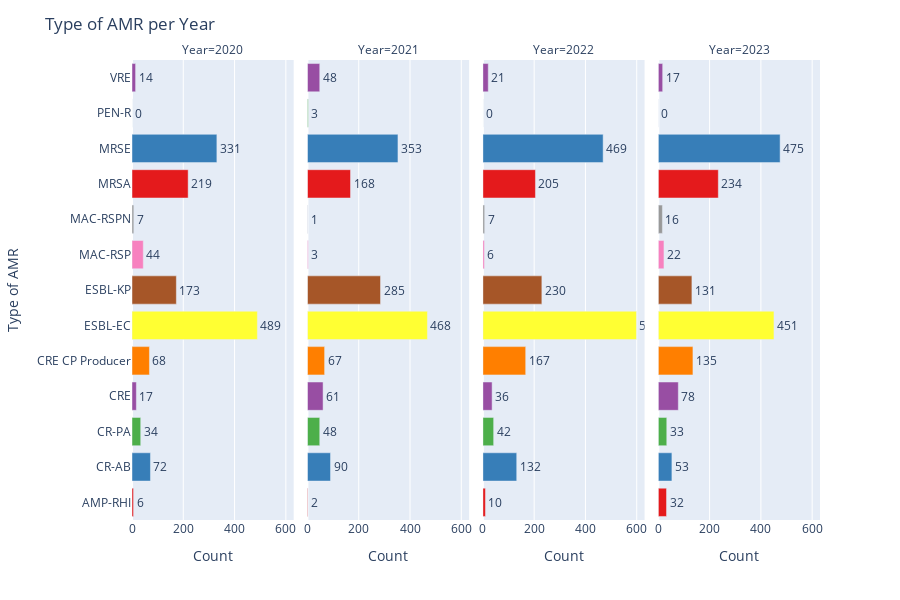

Source (notebook cell):
### Code cell
plot_df = []

for yr in yrs:
    yr = int(yr)
    subset = df[df["Year"] == yr].value_counts("Type of AMR")
    subset = subset.reindex(all_amrs, fill_value=0).reset_index()
    subset.columns = ["Type of AMR", "Count"]
    subset["Year"] = yr
    plot_df.append(subset)

plot_df = pd.concat(plot_df, ignore_index=True)

# Plotly Express faceted bar chart
fig = px.bar(
    plot_df,
    x="Count",
    y="Type of AMR",
    facet_col="Year",
    orientation="h",
    color="Type of AMR",
    text="Count",
    color_discrete_sequence=px.colors.qualitative.Set1
)

# Layout adjustments
fig.update_layout(
    height=600,
    title="Type of AMR per Year",
    showlegend=False
)

# Value labels outside bars
fig.update_traces(textposition='outside')

# Consistent y-axis category order
fig.update_yaxes(categoryorder='array', categoryarray=all_amrs)

fig.show()

### Figure 1 — Plotly figure (JSON) as saved in the notebook; plotly's stock layout.template omitted (floating-point values rounded to 4 significant figures)
{"data": [{"alignmentgroup": "True", "hovertemplate": "Type of AMR=%{y}<br>Year=2020<br>Count=%{text}<extra></extra>", "legendgroup": "AMP-RHI", "marker": {"color": "rgb(228,26,28)", "pattern": {"shape": ""}}, "name": "AMP-RHI", "offsetgroup": "AMP-RHI", "orientation": "h", "showlegend": true, "text": [6], "textposition": "outside", "type": "bar", "x": [6], "xaxis": "x", "y": ["AMP-RHI"], "yaxis": "y"}, {"alignmentgroup": "True", "hovertemplate": "Type of AMR=%{y}<br>Year=2021<br>Count=%{text}<extra></extra>", "legendgroup": "AMP-RHI", "marker": {"color": "rgb(228,26,28)", "pattern": {"shape": ""}}, "name": "AMP-RHI", "offsetgroup": "AMP-RHI", "orientation": "h", "showlegend": false, "text": [2], "textposition": "outside", "type": "bar", "x": [2], "xaxis": "x2", "y": ["AMP-RHI"], "yaxis": "y2"}, {"alignmentgroup": "True", "hovertemplate": "Type of AMR=%{y}<br>Year=2022<br>Count=%{text}<extra></extra>", "legendgroup": "AMP-RHI", "marker": {"color": "rgb(228,26,28)", "pattern": {"shape": ""}}, "name": "AMP-RHI", "offsetgroup": "AMP-RHI", "orientation": "h", "showlegend": false, "text": [10], "textposition": "outside", "type": "bar", "x": [10], "xaxis": "x3", "y": ["AMP-RHI"], "yaxis": "y3"}, {"alignmentgroup": "True", "hovertemplate": "Type of AMR=%{y}<br>Year=2023<br>Count=%{text}<extra></extra>", "legendgroup": "AMP-RHI", "marker": {"color": "rgb(228,26,28)", "pattern": {"shape": ""}}, "name": "AMP-RHI", "offsetgroup": "AMP-RHI", "orientation": "h", "showlegend": false, "text": [32], "textposition": "outside", "type": "bar", "x": [32], "xaxis": "x4", "y": ["AMP-RHI"], "yaxis": "y4"}, {"alignmentgroup": "True", "hovertemplate": "Type of AMR=%{y}<br>Year=2020<br>Count=%{text}<extra></extra>", "legendgroup": "CR-AB", "marker": {"color": "rgb(55,126,184)", "pattern": {"shape": ""}}, "name": "CR-AB", "offsetgroup": "CR-AB", "orientation": "h", "showlegend": true, "text": [72], "textposition": "outside", "type": "bar", "x": [72], "xaxis": "x", "y": ["CR-AB"], "yaxis": "y"}, {"alignmentgroup": "True", "hovertemplate": "Type of AMR=%{y}<br>Year=2021<br>Count=%{text}<extra></extra>", "legendgroup": "CR-AB", "marker": {"color": "rgb(55,126,184)", "pattern": {"shape": ""}}, "name": "CR-AB", "offsetgroup": "CR-AB", "orientation": "h", "showlegend": false, "text": [90], "textposition": "outside", "type": "bar", "x": [90], "xaxis": "x2", "y": ["CR-AB"], "yaxis": "y2"}, {"alignmentgroup": "True", "hovertemplate": "Type of AMR=%{y}<br>Year=2022<br>Count=%{text}<extra></extra>", "legendgroup": "CR-AB", "marker": {"color": "rgb(55,126,184)", "pattern": {"shape": ""}}, "name": "CR-AB", "offsetgroup": "CR-AB", "orientation": "h", "showlegend": false, "text": [132], "textposition": "outside", "type": "bar", "x": [132], "xaxis": "x3", "y": ["CR-AB"], "yaxis": "y3"}, {"alignmentgroup": "True", "hovertemplate": "Type of AMR=%{y}<br>Year=2023<br>Count=%{text}<extra></extra>", "legendgroup": "CR-AB", "marker": {"color": "rgb(55,126,184)", "pattern": {"shape": ""}}, "name": "CR-AB", "offsetgroup": "CR-AB", "orientation": "h", "showlegend": false, "text": [53], "textposition": "outside", "type": "bar", "x": [53], "xaxis": "x4", "y": ["CR-AB"], "yaxis": "y4"}, {"alignmentgroup": "True", "hovertemplate": "Type of AMR=%{y}<br>Year=2020<br>Count=%{text}<extra></extra>", "legendgroup": "CR-PA", "marker": {"color": "rgb(77,175,74)", "pattern": {"shape": ""}}, "name": "CR-PA", "offsetgroup": "CR-PA", "orientation": "h", "showlegend": true, "text": [34], "textposition": "outside", "type": "bar", "x": [34], "xaxis": "x", "y": ["CR-PA"], "yaxis": "y"}, {"alignmentgroup": "True", "hovertemplate": "Type of AMR=%{y}<br>Year=2021<br>Count=%{text}<extra></extra>", "legendgroup": "CR-PA", "marker": {"color": "rgb(77,175,74)", "pattern": {"shape": ""}}, "name": "CR-PA", "offsetgroup": "CR-PA", "orientation": "h", "showlegend": false, "text": [48], "textposition": "outside", "type": "bar", "x": [48], "xaxis": "x2", "y": ["CR-PA"], "yaxis": "y2"}, {"alignmentgroup": "True", "hovertemplate": "Type of AMR=%{y}<br>Year=2022<br>Count=%{text}<extra></extra>", "legendgroup": "CR-PA", "marker": {"color": "rgb(77,175,74)", "pattern": {"shape": ""}}, "name": "CR-PA", "offsetgroup": "CR-PA", "orientation": "h", "showlegend": false, "text": [42], "textposition": "outside", "type": "bar", "x": [42], "xaxis": "x3", "y": ["CR-PA"], "yaxis": "y3"}, {"alignmentgroup": "True", "hovertemplate": "Type of AMR=%{y}<br>Year=2023<br>Count=%{text}<extra></extra>", "legendgroup": "CR-PA", "marker": {"color": "rgb(77,175,74)", "pattern": {"shape": ""}}, "name": "CR-PA", "offsetgroup": "CR-PA", "orientation": "h", "showlegend": false, "text": [33], "textposition": "outside", "type": "bar", "x": [33], "xaxis": "x4", "y": ["CR-PA"], "yaxis": "y4"}, {"alignmentgroup": "True", "hovertemplate": "Type of AMR=%{y}<br>Year=2020<br>Count=%{text}<extra></extra>", "legendgroup": "CRE", "marker": {"color": "rgb(152,78,163)", "pattern": {"shape": ""}}, "name": "CRE", "offsetgroup": "CRE", "orientation": "h", "showlegend": true, "text": [17], "textposition": "outside", "type": "bar", "x": [17], "xaxis": "x", "y": ["CRE"], "yaxis": "y"}, {"alignmentgroup": "True", "hovertemplate": "Type of AMR=%{y}<br>Year=2021<br>Count=%{text}<extra></extra>", "legendgroup": "CRE", "marker": {"color": "rgb(152,78,163)", "pattern": {"shape": ""}}, "name": "CRE", "offsetgroup": "CRE", "orientation": "h", "showlegend": false, "text": [61], "textposition": "outside", "type": "bar", "x": [61], "xaxis": "x2", "y": ["CRE"], "yaxis": "y2"}, {"alignmentgroup": "True", "hovertemplate": "Type of AMR=%{y}<br>Year=2022<br>Count=%{text}<extra></extra>", "legendgroup": "CRE", "marker": {"color": "rgb(152,78,163)", "pattern": {"shape": ""}}, "name": "CRE", "offsetgroup": "CRE", "orientation": "h", "showlegend": false, "text": [36], "textposition": "outside", "type": "bar", "x": [36], "xaxis": "x3", "y": ["CRE"], "yaxis": "y3"}, {"alignmentgroup": "True", "hovertemplate": "Type of AMR=%{y}<br>Year=2023<br>Count=%{text}<extra></extra>", "legendgroup": "CRE", "marker": {"color": "rgb(152,78,163)", "pattern": {"shape": ""}}, "name": "CRE", "offsetgroup": "CRE", "orientation": "h", "showlegend": false, "text": [78], "textposition": "outside", "type": "bar", "x": [78], "xaxis": "x4", "y": ["CRE"], "yaxis": "y4"}, {"alignmentgroup": "True", "hovertemplate": "Type of AMR=%{y}<br>Year=2020<br>Count=%{text}<extra></extra>", "legendgroup": "CRE CP Producer", "marker": {"color": "rgb(255,127,0)", "pattern": {"shape": ""}}, "name": "CRE CP Producer", "offsetgroup": "CRE CP Producer", "orientation": "h", "showlegend": true, "text": [68], "textposition": "outside", "type": "bar", "x": [68], "xaxis": "x", "y": ["CRE CP Producer"], "yaxis": "y"}, {"alignmentgroup": "True", "hovertemplate": "Type of AMR=%{y}<br>Year=2021<br>Count=%{text}<extra></extra>", "legendgroup": "CRE CP Producer", "marker": {"color": "rgb(255,127,0)", "pattern": {"shape": ""}}, "name": "CRE CP Producer", "offsetgroup": "CRE CP Producer", "orientation": "h", "showlegend": false, "text": [67], "textposition": "outside", "type": "bar", "x": [67], "xaxis": "x2", "y": ["CRE CP Producer"], "yaxis": "y2"}, {"alignmentgroup": "True", "hovertemplate": "Type of AMR=%{y}<br>Year=2022<br>Count=%{text}<extra></extra>", "legendgroup": "CRE CP Producer", "marker": {"color": "rgb(255,127,0)", "pattern": {"shape": ""}}, "name": "CRE CP Producer", "offsetgroup": "CRE CP Producer", "orientation": "h", "showlegend": false, "text": [167], "textposition": "outside", "type": "bar", "x": [167], "xaxis": "x3", "y": ["CRE CP Producer"], "yaxis": "y3"}, {"alignmentgroup": "True", "hovertemplate": "Type of AMR=%{y}<br>Year=2023<br>Count=%{text}<extra></extra>", "legendgroup": "CRE CP Producer", "marker": {"color": "rgb(255,127,0)", "pattern": {"shape": ""}}, "name": "CRE CP Producer", "offsetgroup": "CRE CP Producer", "orientation": "h", "showlegend": false, "text": [135], "textposition": "outside", "type": "bar", "x": [135], "xaxis": "x4", "y": ["CRE CP Producer"], "yaxis": "y4"}, {"alignmentgroup": "True", "hovertemplate": "Type of AMR=%{y}<br>Year=2020<br>Count=%{text}<extra></extra>", "legendgroup": "ESBL-EC", "marker": {"color": "rgb(255,255,51)", "pattern": {"shape": ""}}, "name": "ESBL-EC", "offsetgroup": "ESBL-EC", "orientation": "h", "showlegend": true, "text": [489], "textposition": "outside", "type": "bar", "x": [489], "xaxis": "x", "y": ["ESBL-EC"], "yaxis": "y"}, {"alignmentgroup": "True", "hovertemplate": "Type of AMR=%{y}<br>Year=2021<br>Count=%{text}<extra></extra>", "legendgroup": "ESBL-EC", "marker": {"color": "rgb(255,255,51)", "pattern": {"shape": ""}}, "name": "ESBL-EC", "offsetgroup": "ESBL-EC", "orientation": "h", "showlegend": false, "text": [468], "textposition": "outside", "type": "bar", "x": [468], "xaxis": "x2", "y": ["ESBL-EC"], "yaxis": "y2"}, {"alignmentgroup": "True", "hovertemplate": "Type of AMR=%{y}<br>Year=2022<br>Count=%{text}<extra></extra>", "legendgroup": "ESBL-EC", "marker": {"color": "rgb(255,255,51)", "pattern": {"shape": ""}}, "name": "ESBL-EC", "offsetgroup": "ESBL-EC", "orientation": "h", "showlegend": false, "text": [599], "textposition": "outside", "type": "bar", "x": [599], "xaxis": "x3", "y": ["ESBL-EC"], "yaxis": "y3"}, {"alignmentgroup": "True", "hovertemplate": "Type of AMR=%{y}<br>Year=2023<br>Count=%{text}<extra></extra>", "legendgroup": "ESBL-EC", "marker": {"color": "rgb(255,255,51)", "pattern": {"shape": ""}}, "name": "ESBL-EC", "offsetgroup": "ESBL-EC", "orientation": "h", "showlegend": false, "text": [451], "textposition": "outside", "type": "bar", "x": [451], "xaxis": "x4", "y": ["ESBL-EC"], "yaxis": "y4"}, {"alignmentgroup": "True", "hovertemplate": "Type of AMR=%{y}<br>Year=2020<br>Count=%{text}<extra></extra>", "legendgroup": "ESBL-KP", "marker": {"color": "rgb(166,86,40)", "pattern": {"shape": ""}}, "name": "ESBL-KP", "offsetgroup": "ESBL-KP", "orientation": "h", "showlegend": true, "text": [173], "textposition": "outside", "type": "bar", "x": [173], "xaxis": "x", "y": ["ESBL-KP"], "yaxis": "y"}, {"alignmentgroup": "True", "hovertemplate": "Type of AMR=%{y}<br>Year=2021<br>Count=%{text}<extra></extra>", "legendgroup": "ESBL-KP", "marker": {"color": "rgb(166,86,40)", "pattern": {"shape": ""}}, "name": "ESBL-KP", "offsetgroup": "ESBL-KP", "orientation": "h", "showlegend": false, "text": [285], "textposition": "outside", "type": "bar", "x": [285], "xaxis": "x2", "y": ["ESBL-KP"], "yaxis": "y2"}, {"alignmentgroup": "True", "hovertemplate": "Type of AMR=%{y}<br>Year=2022<br>Count=%{text}<extra></extra>", "legendgroup": "ESBL-KP", "marker": {"color": "rgb(166,86,40)", "pattern": {"shape": ""}}, "name": "ESBL-KP", "offsetgroup": "ESBL-KP", "orientation": "h", "showlegend": false, "text": [230], "textposition": "outside", "type": "bar", "x": [230], "xaxis": "x3", "y": ["ESBL-KP"], "yaxis": "y3"}, {"alignmentgroup": "True", "hovertemplate": "Type of AMR=%{y}<br>Year=2023<br>Count=%{text}<extra></extra>", "legendgroup": "ESBL-KP", "marker": {"color": "rgb(166,86,40)", "pattern": {"shape": ""}}, "name": "ESBL-KP", "offsetgroup": "ESBL-KP", "orientation": "h", "showlegend": false, "text": [131], "textposition": "outside", "type": "bar", "x": [131], "xaxis": "x4", "y": ["ESBL-KP"], "yaxis": "y4"}, {"alignmentgroup": "True", "hovertemplate": "Type of AMR=%{y}<br>Year=2020<br>Count=%{text}<extra></extra>", "legendgroup": "MAC-RSP", "marker": {"color": "rgb(247,129,191)", "pattern": {"shape": ""}}, "name": "MAC-RSP", "offsetgroup": "MAC-RSP", "orientation": "h", "showlegend": true, "text": [44], "textposition": "outside", "type": "bar", "x": [44], "xaxis": "x", "y": ["MAC-RSP"], "yaxis": "y"}, {"alignmentgroup": "True", "hovertemplate": "Type of AMR=%{y}<br>Year=2021<br>Count=%{text}<extra></extra>", "legendgroup": "MAC-RSP", "marker": {"color": "rgb(247,129,191)", "pattern": {"shape": ""}}, "name": "MAC-RSP", "offsetgroup": "MAC-RSP", "orientation": "h", "showlegend": false, "text": [3], "textposition": "outside", "type": "bar", "x": [3], "xaxis": "x2", "y": ["MAC-RSP"], "yaxis": "y2"}, {"alignmentgroup": "True", "hovertemplate": "Type of AMR=%{y}<br>Year=2022<br>Count=%{text}<extra></extra>", "legendgroup": "MAC-RSP", "marker": {"color": "rgb(247,129,191)", "pattern": {"shape": ""}}, "name": "MAC-RSP", "offsetgroup": "MAC-RSP", "orientation": "h", "showlegend": false, "text": [6], "textposition": "outside", "type": "bar", "x": [6], "xaxis": "x3", "y": ["MAC-RSP"], "yaxis": "y3"}, {"alignmentgroup": "True", "hovertemplate": "Type of AMR=%{y}<br>Year=2023<br>Count=%{text}<extra></extra>", "legendgroup": "MAC-RSP", "marker": {"color": "rgb(247,129,191)", "pattern": {"shape": ""}}, "name": "MAC-RSP", "offsetgroup": "MAC-RSP", "orientation": "h", "showlegend": false, "text": [22], "textposition": "outside", "type": "bar", "x": [22], "xaxis": "x4", "y": ["MAC-RSP"], "yaxis": "y4"}, {"alignmentgroup": "True", "hovertemplate": "Type of AMR=%{y}<br>Year=2020<br>Count=%{text}<extra></extra>", "legendgroup": "MAC-RSPN", "marker": {"color": "rgb(153,153,153)", "pattern": {"shape": ""}}, "name": "MAC-RSPN", "offsetgroup": "MAC-RSPN", "orientation": "h", "showlegend": true, "text": [7], "textposition": "outside", "type": "bar", "x": [7], "xaxis": "x", "y": ["MAC-RSPN"], "yaxis": "y"}, {"alignmentgroup": "True", "hovertemplate": "Type of AMR=%{y}<br>Year=2021<br>Count=%{text}<extra></extra>", "legendgroup": "MAC-RSPN", "marker": {"color": "rgb(153,153,153)", "pattern": {"shape": ""}}, "name": "MAC-RSPN", "offsetgroup": "MAC-RSPN", "orientation": "h", "showlegend": false, "text": [1], "textposition": "outside", "type": "bar", "x": [1], "xaxis": "x2", "y": ["MAC-RSPN"], "yaxis": "y2"}, {"alignmentgroup": "True", "hovertemplate": "Type of AMR=%{y}<br>Year=2022<br>Count=%{text}<extra></extra>", "legendgroup": "MAC-RSPN", "marker": {"color": "rgb(153,153,153)", "pattern": {"shape": ""}}, "name": "MAC-RSPN", "offsetgroup": "MAC-RSPN", "orientation": "h", "showlegend": false, "text": [7], "textposition": "outside", "type": "bar", "x": [7], "xaxis": "x3", "y": ["MAC-RSPN"], "yaxis": "y3"}, {"alignmentgroup": "True", "hovertemplate": "Type of AMR=%{y}<br>Year=2023<br>Count=%{text}<extra></extra>", "legendgroup": "MAC-RSPN", "marker": {"color": "rgb(153,153,153)", "pattern": {"shape": ""}}, "name": "MAC-RSPN", "offsetgroup": "MAC-RSPN", "orientation": "h", "showlegend": false, "text": [16], "textposition": "outside", "type": "bar", "x": [16], "xaxis": "x4", "y": ["MAC-RSPN"], "yaxis": "y4"}, {"alignmentgroup": "True", "hovertemplate": "Type of AMR=%{y}<br>Year=2020<br>Count=%{text}<extra></extra>", "legendgroup": "MRSA", "marker": {"color": "rgb(228,26,28)", "pattern": {"shape": ""}}, "name": "MRSA", "offsetgroup": "MRSA", "orientation": "h", "showlegend": true, "text": [219], "textposition": "outside", "type": "bar", "x": [219], "xaxis": "x", "y": ["MRSA"], "yaxis": "y"}, {"alignmentgroup": "True", "hovertemplate": "Type of AMR=%{y}<br>Year=2021<br>Count=%{text}<extra></extra>", "legendgroup": "MRSA", "marker": {"color": "rgb(228,26,28)", "pattern": {"shape": ""}}, "name": "MRSA", "offsetgroup": "MRSA", "orientation": "h", "showlegend": false, "text": [168], "textposition": "outside", "type": "bar", "x": [168], "xaxis": "x2", "y": ["MRSA"], "yaxis": "y2"}, {"alignmentgroup": "True", "hovertemplate": "Type of AMR=%{y}<br>Year=2022<br>Count=%{text}<extra></extra>", "legendgroup": "MRSA", "marker": {"color": "rgb(228,26,28)", "pattern": {"shape": ""}}, "name": "MRSA", "offsetgroup": "MRSA", "orientation": "h", "showlegend": false, "text": [205], "textposition": "outside", "type": "bar", "x": [205], "xaxis": "x3", "y": ["MRSA"], "yaxis": "y3"}, {"alignmentgroup": "True", "hovertemplate": "Type of AMR=%{y}<br>Year=2023<br>Count=%{text}<extra></extra>", "legendgroup": "MRSA", "marker": {"color": "rgb(228,26,28)", "pattern": {"shape": ""}}, "name": "MRSA", "offsetgroup": "MRSA", "orientation": "h", "showlegend": false, "text": [234], "textposition": "outside", "type": "bar", "x": [234], "xaxis": "x4", "y": ["MRSA"], "yaxis": "y4"}, {"alignmentgroup": "True", "hovertemplate": "Type of AMR=%{y}<br>Year=2020<br>Count=%{text}<extra></extra>", "legendgroup": "MRSE", "marker": {"color": "rgb(55,126,184)", "pattern": {"shape": ""}}, "name": "MRSE", "offsetgroup": "MRSE", "orientation": "h", "showlegend": true, "text": [331], "textposition": "outside", "type": "bar", "x": [331], "xaxis": "x", "y": ["MRSE"], "yaxis": "y"}, {"alignmentgroup": "True", "hovertemplate": "Type of AMR=%{y}<br>Year=2021<br>Count=%{text}<extra></extra>", "legendgroup": "MRSE", "marker": {"color": "rgb(55,126,184)", "pattern": {"shape": ""}}, "name": "MRSE", "offsetgroup": "MRSE", "orientation": "h", "showlegend": false, "text": [353], "textposition": "outside", "type": "bar", "x": [353], "xaxis": "x2", "y": ["MRSE"], "yaxis": "y2"}, {"alignmentgroup": "True", "hovertemplate": "Type of AMR=%{y}<br>Year=2022<br>Count=%{text}<extra></extra>", "legendgroup": "MRSE", "marker": {"color": "rgb(55,126,184)", "pattern": {"shape": ""}}, "name": "MRSE", "offsetgroup": "MRSE", "orientation": "h", "showlegend": false, "text": [469], "textposition": "outside", "type": "bar", "x": [469], "xaxis": "x3", "y": ["MRSE"], "yaxis": "y3"}, {"alignmentgroup": "True", "hovertemplate": "Type of AMR=%{y}<br>Year=2023<br>Count=%{text}<extra></extra>", "legendgroup": "MRSE", "marker": {"color": "rgb(55,126,184)", "pattern": {"shape": ""}}, "name": "MRSE", "offsetgroup": "MRSE", "orientation": "h", "showlegend": false, "text": [475], "textposition": "outside", "type": "bar", "x": [475], "xaxis": "x4", "y": ["MRSE"], "yaxis": "y4"}, {"alignmentgroup": "True", "hovertemplate": "Type of AMR=%{y}<br>Year=2020<br>Count=%{text}<extra></extra>", "legendgroup": "PEN-R", "marker": {"color": "rgb(77,175,74)", "pattern": {"shape": ""}}, "name": "PEN-R", "offsetgroup": "PEN-R", "orientation": "h", "showlegend": true, "text": [0], "textposition": "outside", "type": "bar", "x": [0], "xaxis": "x", "y": ["PEN-R"], "yaxis": "y"}, {"alignmentgroup": "True", "hovertemplate": "Type of AMR=%{y}<br>Year=2021<br>Count=%{text}<extra></extra>", "legendgroup": "PEN-R", "marker": {"color": "rgb(77,175,74)", "pattern": {"shape": ""}}, "name": "PEN-R", "offsetgroup": "PEN-R", "orientation": "h", "showlegend": false, "text": [3], "textposition": "outside", "type": "bar", "x": [3], "xaxis": "x2", "y": ["PEN-R"], "yaxis": "y2"}, {"alignmentgroup": "True", "hovertemplate": "Type of AMR=%{y}<br>Year=2022<br>Count=%{text}<extra></extra>", "legendgroup": "PEN-R", "marker": {"color": "rgb(77,175,74)", "pattern": {"shape": ""}}, "name": "PEN-R", "offsetgroup": "PEN-R", "orientation": "h", "showlegend": false, "text": [0], "textposition": "outside", "type": "bar", "x": [0], "xaxis": "x3", "y": ["PEN-R"], "yaxis": "y3"}, {"alignmentgroup": "True", "hovertemplate": "Type of AMR=%{y}<br>Year=2023<br>Count=%{text}<extra></extra>", "legendgroup": "PEN-R", "marker": {"color": "rgb(77,175,74)", "pattern": {"shape": ""}}, "name": "PEN-R", "offsetgroup": "PEN-R", "orientation": "h", "showlegend": false, "text": [0], "textposition": "outside", "type": "bar", "x": [0], "xaxis": "x4", "y": ["PEN-R"], "yaxis": "y4"}, {"alignmentgroup": "True", "hovertemplate": "Type of AMR=%{y}<br>Year=2020<br>Count=%{text}<extra></extra>", "legendgroup": "VRE", "marker": {"color": "rgb(152,78,163)", "pattern": {"shape": ""}}, "name": "VRE", "offsetgroup": "VRE", "orientation": "h", "showlegend": true, "text": [14], "textposition": "outside", "type": "bar", "x": [14], "xaxis": "x", "y": ["VRE"], "yaxis": "y"}, {"alignmentgroup": "True", "hovertemplate": "Type of AMR=%{y}<br>Year=2021<br>Count=%{text}<extra></extra>", "legendgroup": "VRE", "marker": {"color": "rgb(152,78,163)", "pattern": {"shape": ""}}, "name": "VRE", "offsetgroup": "VRE", "orientation": "h", "showlegend": false, "text": [48], "textposition": "outside", "type": "bar", "x": [48], "xaxis": "x2", "y": ["VRE"], "yaxis": "y2"}, {"alignmentgroup": "True", "hovertemplate": "Type of AMR=%{y}<br>Year=2022<br>Count=%{text}<extra></extra>", "legendgroup": "VRE", "marker": {"color": "rgb(152,78,163)", "pattern": {"shape": ""}}, "name": "VRE", "offsetgroup": "VRE", "orientation": "h", "showlegend": false, "text": [21], "textposition": "outside", "type": "bar", "x": [21], "xaxis": "x3", "y": ["VRE"], "yaxis": "y3"}, {"alignmentgroup": "True", "hovertemplate": "Type of AMR=%{y}<br>Year=2023<br>Count=%{text}<extra></extra>", "legendgroup": "VRE", "marker": {"color": "rgb(152,78,163)", "pattern": {"shape": ""}}, "name": "VRE", "offsetgroup": "VRE", "orientation": "h", "showlegend": false, "text": [17], "textposition": "outside", "type": "bar", "x": [17], "xaxis": "x4", "y": ["VRE"], "yaxis": "y4"}], "layout": {"annotations": [{"font": {}, "showarrow": false, "text": "Year=2020", "x": 0.1175, "xanchor": "center", "xref": "paper", "y": 1, "yanchor": "bottom", "yref": "paper"}, {"font": {}, "showarrow": false, "text": "Year=2021", "x": 0.3725, "xanchor": "center", "xref": "paper", "y": 1, "yanchor": "bottom", "yref": "paper"}, {"font": {}, "showarrow": false, "text": "Year=2022", "x": 0.6275, "xanchor": "center", "xref": "paper", "y": 1, "yanchor": "bottom", "yref": "paper"}, {"font": {}, "showarrow": false, "text": "Year=2023", "x": 0.8825, "xanchor": "center", "xref": "paper", "y": 1, "yanchor": "bottom", "yref": "paper"}], "barmode": "relative", "height": 600, "legend": {"title": {"text": "Type of AMR"}, "tracegroupgap": 0}, "margin": {"t": 60}, "showlegend": false, "title": {"text": "Type of AMR per Year"}, "xaxis": {"anchor": "y", "domain": [0, 0.235], "title": {"text": "Count"}}, "xaxis2": {"anchor": "y2", "domain": [0.255, 0.49], "matches": "x", "title": {"text": "Count"}}, "xaxis3": {"anchor": "y3", "domain": [0.51, 0.745], "matches": "x", "title": {"text": "Count"}}, "xaxis4": {"anchor": "y4", "domain": [0.765, 1.0], "matches": "x", "title": {"text": "Count"}}, "yaxis": {"anchor": "x", "categoryarray": ["AMP-RHI", "CR-AB", "CR-PA", "CRE", "CRE CP Producer", "ESBL-EC", "ESBL-KP", "MAC-RSP", "MAC-RSPN", "MRSA", "MRSE", "PEN-R", "VRE"], "categoryorder": "array", "domain": [0, 1], "title": {"text": "Type of AMR"}}, "yaxis2": {"anchor": "x2", "categoryarray": ["AMP-RHI", "CR-AB", "CR-PA", "CRE", "CRE CP Producer", "ESBL-EC", "ESBL-KP", "MAC-RSP", "MAC-RSPN", "MRSA", "MRSE", "PEN-R", "VRE"], "categoryorder": "array", "domain": [0, 1], "matches": "y", "showticklabels": false}, "yaxis3": {"anchor": "x3", "categoryarray": ["AMP-RHI", "CR-AB", "CR-PA", "CRE", "CRE CP Producer", "ESBL-EC", "ESBL-KP", "MAC-RSP", "MAC-RSPN", "MRSA", "MRSE", "PEN-R", "VRE"], "categoryorder": "array", "domain": [0, 1], "matches": "y", "showticklabels": false}, "yaxis4": {"anchor": "x4", "categoryarray": ["AMP-RHI", "CR-AB", "CR-PA", "CRE", "CRE CP Producer", "ESBL-EC", "ESBL-KP", "MAC-RSP", "MAC-RSPN", "MRSA", "MRSE", "PEN-R", "VRE"], "categoryorder": "array", "domain": [0, 1], "matches": "y", "showticklabels": false}}}
